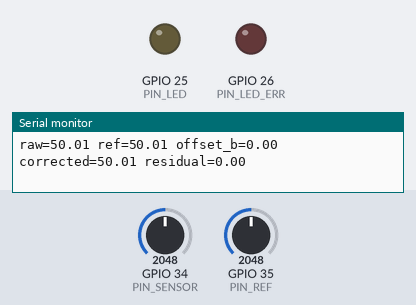
Simulated run of this sketch. Board: ESP32. On the bench: output pins drawn as LEDs (lit = HIGH), the last lines printed to the serial monitor. The test bench sets the inputs (shaded band); at power-on: GPIO 34 (PIN_SENSOR) = 2048, GPIO 35 (PIN_REF) = 2048 (analog values on the 0–4095 scale). WiFi joins after 1.5 s; servers stay silent unless stated; uploads are accepted with an empty reply.

Above: at 2.8 s.
2.9 s: GPIO 34 (PIN_SENSOR) set to 2199
At 4.5 s:
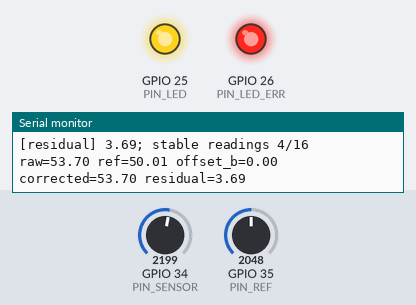
4.8 s: GPIO 35 (PIN_REF) set to 2866
At 5.3 s:
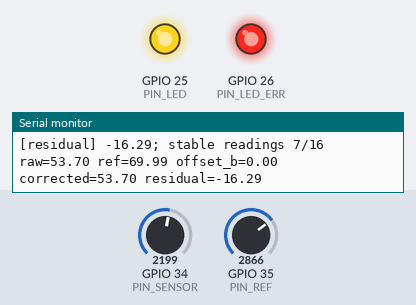
7.8 s: GPIO 35 (PIN_REF) set to 2981
9.3 s: GPIO 34 (PIN_SENSOR) set to 2803
10.8 s: GPIO 34 (PIN_SENSOR) set to 2932
At 12.1 s:
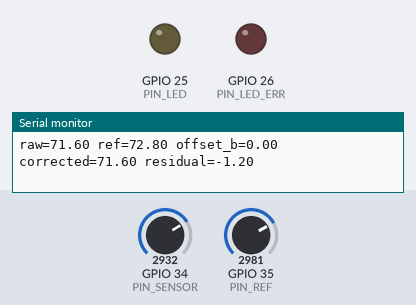
Timing chart, 0 to 13.3 s (numbered marks = the images above; inputs shaded):
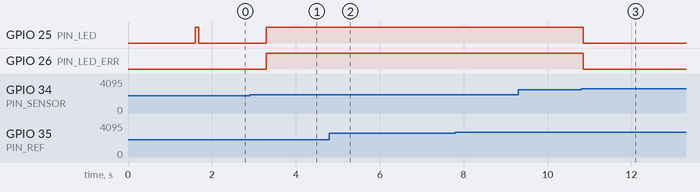

Measured:
- the behaviour switches between 2170 and 2171 on GPIO 34 (PIN_SENSOR) (found by bisection; images 0 and 1)
- the behaviour switches between 2858 and 2859 on GPIO 34 (PIN_SENSOR) (found by bisection; images 2 and 3)
- after the input at 2.9 s, GPIO 25 (PIN_LED), GPIO 26 (PIN_LED_ERR): LOW → HIGH after 0.40 s
- after the input at 4.8 s, GPIO 25 (PIN_LED), GPIO 26 (PIN_LED_ERR): stays HIGH (without the input it goes to LOW after 3.0 s)
- after the input at 10.8 s, GPIO 25 (PIN_LED), GPIO 26 (PIN_LED_ERR): HIGH → LOW after 0.05 s

The sketch:

sketch.ino
```cpp
#include <Arduino.h>
#include <math.h>
#include <WiFi.h>
#include <HTTPClient.h>

// -----------------------------------------------------------------------------
// Pin Configuration (Matches Wokwi Diagram & Physical ESP32 DevKit V4)
// -----------------------------------------------------------------------------
const int PIN_SENSOR = 34;    // Sensor Potentiometer Wiper (ADC1_CH6)
const int PIN_REF = 35;       // Reference Potentiometer Wiper (ADC1_CH7)
const int PIN_LED = 25;       // Calibration & Residual Warning LED (Wokwi GPIO 25)
const int PIN_LED_ERR = 26;   // Dedicated Red LED for physical dual-LED setup

// -----------------------------------------------------------------------------
// Network & Telemetry Backend Configuration
// -----------------------------------------------------------------------------
// In Wokwi simulation, "Wokwi-GUEST" provides instant virtual Wi-Fi without password.
const char* WIFI_SSID = "Wokwi-GUEST";
const char* WIFI_PASS = "";

// Set to your deployed Render URL or local tunnel endpoint:
// For Wokwi local testing: "http://host.wokwi.internal:8000/api/v1/telemetry"
// For Render production: "https://sss-spark.onrender.com/api/v1/telemetry"
const char* BACKEND_URL = "http://host.wokwi.internal:8000/api/v1/telemetry";
const char* DEVICE_TOKEN = "dev-park-secret-token-2026";
const char* DEVICE_ID = "esp32-park-01";
const int PROTOCOL_VERSION = 1;

// -----------------------------------------------------------------------------
// Calibration & Drift Detection Parameters
// -----------------------------------------------------------------------------
const int N = 16;
const float MAX_ALLOWED_OFFSET = 25.0f;
const float MAX_ALLOWED_VARIANCE = 4.0f;
const float DRIFT_THRESHOLD = 3.0f;
const float RESIDUAL_STABILITY_TOLERANCE = 1.0f;

float offset_b = 0.0f;
bool calibrated = false;
float residual_samples[N];
int residual_count = 0;
unsigned long last_network_transmit_ms = 0;
const unsigned long TRANSMIT_INTERVAL_MS = 500; // 2 Hz network telemetry rate

// -----------------------------------------------------------------------------
// Helper Functions
// -----------------------------------------------------------------------------
float readChannel(int pin) {
  return (analogRead(pin) / 4095.0f) * 100.0f;
}

float computeVariance(const float samples[], float mean, int count) {
  float sum_sq = 0.0f;
  for (int i = 0; i < count; i++) {
    float diff = samples[i] - mean;
    sum_sq += diff * diff;
  }
  return sum_sq / count;
}

void resetResidualCheck() {
  residual_count = 0;
}

bool calibrate() {
  digitalWrite(PIN_LED, HIGH);
  float s_samples[N];
  float r_samples[N];
  float sum_s = 0.0f;
  float sum_r = 0.0f;

  for (int i = 0; i < N; i++) {
    s_samples[i] = readChannel(PIN_SENSOR);
    r_samples[i] = readChannel(PIN_REF);
    sum_s += s_samples[i];
    sum_r += r_samples[i];
    delay(5);
  }

  float mean_s = sum_s / N;
  float mean_r = sum_r / N;
  float var_s = computeVariance(s_samples, mean_s, N);
  float var_r = computeVariance(r_samples, mean_r, N);

  if (var_s > MAX_ALLOWED_VARIANCE || var_r > MAX_ALLOWED_VARIANCE) {
    Serial.printf("[warning] Stability check failed: var_sensor=%.2f, var_ref=%.2f. Retaining previous correction.\n", var_s, var_r);
    digitalWrite(PIN_LED, LOW);
    return false;
  }

  float candidate_offset = mean_s - mean_r;
  if (fabsf(candidate_offset) > MAX_ALLOWED_OFFSET) {
    Serial.printf("[alarm] Offset out of bounds: candidate=%.2f, limit=%.2f.\n", candidate_offset, MAX_ALLOWED_OFFSET);
    digitalWrite(PIN_LED, LOW);
    return false;
  }

  offset_b = candidate_offset;
  calibrated = true;
  Serial.printf("[success] Calibration complete: correction offset=%.2f\n", offset_b);

  digitalWrite(PIN_LED, LOW);
  return true;
}

void checkAndCorrectStableResidual(float residual) {
  if (fabsf(residual) <= DRIFT_THRESHOLD) {
    resetResidualCheck();
    return;
  }

  residual_samples[residual_count] = residual;
  residual_count++;

  Serial.printf("[residual] %.2f; stable readings %d/%d\n", residual, residual_count, N);

  if (residual_count < N) return;

  float min_residual = residual_samples[0];
  float max_residual = residual_samples[0];
  float sum_residual = 0.0f;

  for (int i = 0; i < N; i++) {
    if (residual_samples[i] < min_residual) min_residual = residual_samples[i];
    if (residual_samples[i] > max_residual) max_residual = residual_samples[i];
    sum_residual += residual_samples[i];
  }

  float residual_spread = max_residual - min_residual;
  if (residual_spread <= RESIDUAL_STABILITY_TOLERANCE) {
    float residual_mean = sum_residual / N;
    offset_b += residual_mean;
    Serial.printf("[correction updated] stable residual=%.2f; new offset_b=%.2f\n", residual_mean, offset_b);
    resetResidualCheck();
  } else {
    for (int i = 1; i < N; i++) {
      residual_samples[i - 1] = residual_samples[i];
    }
    residual_count = N - 1;
    Serial.printf("[residual] not stable yet; spread=%.2f, required <= %.2f\n", residual_spread, RESIDUAL_STABILITY_TOLERANCE);
  }
}

void transmitTelemetryOverWiFi(float raw, float ref, float corrected, float residual, int led_state) {
  if (WiFi.status() != WL_CONNECTED) return;

  HTTPClient http;
  http.begin(BACKEND_URL);
  http.addHeader("Content-Type", "application/json");
  http.addHeader("X-Device-Token", DEVICE_TOKEN);
  http.setTimeout(2000);

  char payload[320];
  snprintf(payload, sizeof(payload),
    "{\"version\":%d,\"device_id\":\"%s\",\"timestamp_ms\":%lu,\"sensor_raw\":%.2f,"
    "\"reference_raw\":%.2f,\"offset\":%.2f,\"sensor_corrected\":%.2f,\"residual\":%.2f,"
    "\"cal_state\":\"%s\",\"cal_result\":\"%s\",\"led_state\":%d}",
    PROTOCOL_VERSION, DEVICE_ID, millis(), raw, ref, offset_b, corrected, residual,
    calibrated ? "CALIBRATED" : "CALIBRATING",
    fabsf(residual) > DRIFT_THRESHOLD ? "DRIFT_DETECTED" : "STABLE",
    led_state
  );

  int httpCode = http.POST(payload);
  if (httpCode > 0) {
    if (httpCode != 200) {
      Serial.printf("[HTTP] Warning: Response code %d\n", httpCode);
    }
  } else {
    // Network errors (e.g. backend offline) do not block local sensor operation
    Serial.printf("[HTTP] Transport error: %s\n", http.errorToString(httpCode).c_str());
  }
  http.end();
}

// -----------------------------------------------------------------------------
// Arduino Setup & Main Loop
// -----------------------------------------------------------------------------
void setup() {
  Serial.begin(115200);
  analogReadResolution(12);

  pinMode(PIN_LED, OUTPUT);
  pinMode(PIN_LED_ERR, OUTPUT);
  digitalWrite(PIN_LED, LOW);
  digitalWrite(PIN_LED_ERR, LOW);

  // Initialize Wi-Fi connection (Wokwi virtual Wi-Fi or local WLAN)
  Serial.print("Connecting to Wi-Fi SSID: ");
  Serial.println(WIFI_SSID);
  WiFi.mode(WIFI_STA);
  WiFi.begin(WIFI_SSID, WIFI_PASS);

  unsigned long startWifi = millis();
  while (WiFi.status() != WL_CONNECTED && millis() - startWifi < 4000) {
    delay(200);
    Serial.print(".");
  }
  if (WiFi.status() == WL_CONNECTED) {
    Serial.println("\n[Wi-Fi] Connected! IP Address: " + WiFi.localIP().toString());
  } else {
    Serial.println("\n[Wi-Fi] Offline/Standalone mode. Telemetry available via USB Serial.");
  }

  Serial.println("Performing initial boot calibration...");
  calibrate();
}

void loop() {
  float raw = readChannel(PIN_SENSOR);
  float ref = readChannel(PIN_REF);

  if (!calibrated) {
    Serial.println("[warning] Not calibrated; retrying calibration.");
    calibrate();
    delay(200);
    return;
  }

  float corrected = raw - offset_b;
  float signed_residual = corrected - ref;
  checkAndCorrectStableResidual(signed_residual);

  // Update readings with latest offset_b
  corrected = raw - offset_b;
  signed_residual = corrected - ref;

  // LED state: Active when residual exceeds drift tolerance (Red warning)
  int led_state = 0;
  if (fabsf(signed_residual) > DRIFT_THRESHOLD) {
    digitalWrite(PIN_LED, HIGH);
    digitalWrite(PIN_LED_ERR, HIGH);
    led_state = 1;
  } else {
    digitalWrite(PIN_LED, LOW);
    digitalWrite(PIN_LED_ERR, LOW);
    led_state = 0;
  }

  // Consistent Serial Output for Web Serial / Serial Monitor
  Serial.printf(
    "raw=%.2f ref=%.2f offset_b=%.2f corrected=%.2f residual=%.2f\n",
    raw, ref, offset_b, corrected, signed_residual
  );

  // Periodic network transmission over Wi-Fi
  if (millis() - last_network_transmit_ms >= TRANSMIT_INTERVAL_MS) {
    last_network_transmit_ms = millis();
    transmitTelemetryOverWiFi(raw, ref, corrected, signed_residual, led_state);
  }

  delay(200);
}
```
